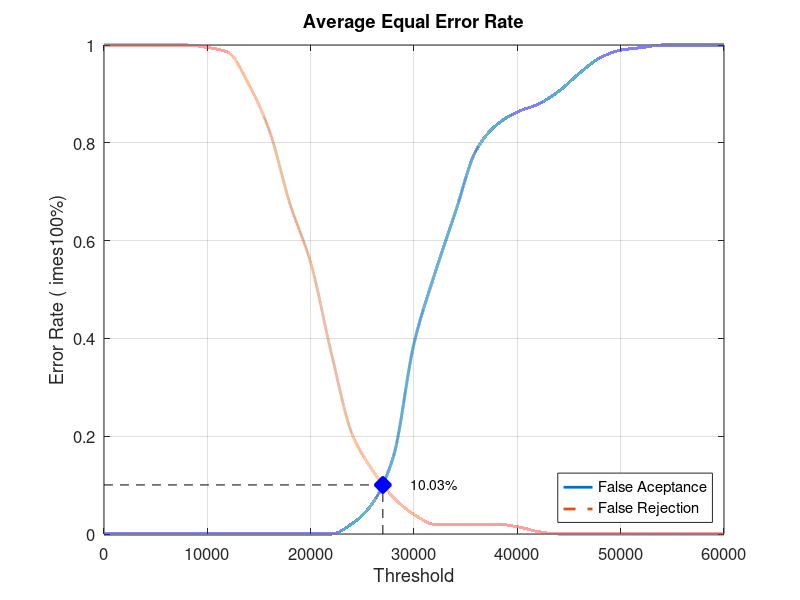
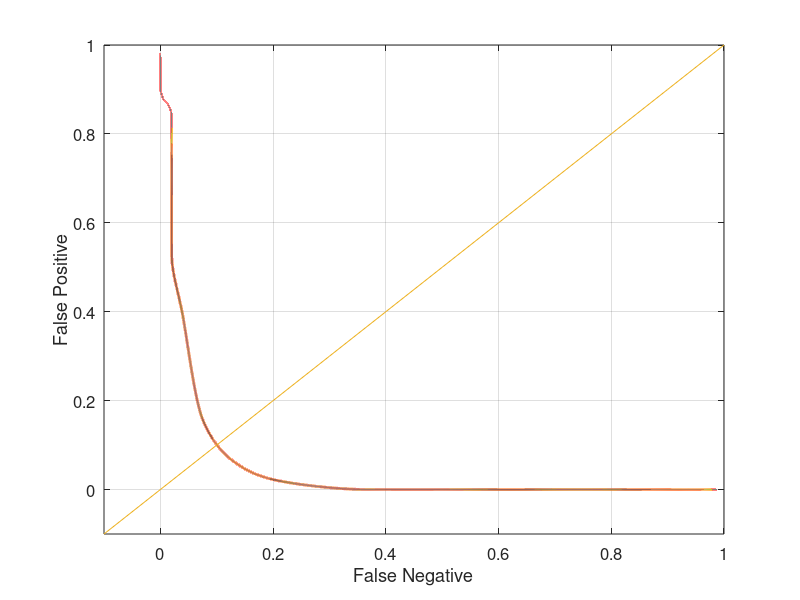

Source code (MATLAB) for these figures, in order:
close all;
clear;
clc;
x = 0:2000:60000;
xq = 0:0.5:60000;

y0 = [0 0 0 0 0 0 0 0 0 0 0 0 0.0210526 0.0631579 0.157895 0.389474 0.531579 0.657895 0.784211 0.836842 0.863158 0.878947 0.905263 0.942105 0.973684 0.989474 0.994737 1 1 1 1]
yy0 = interp1(x, y0, xq, 'pchip');
y1 = [1 1 1 1 1 0.995 0.985 0.92 0.825 0.675 0.555 0.37 0.205 0.13 0.075 0.04 0.02 0.02 0.02 0.02 0.015 0.005 0 0 0 0 0 0 0 0 0]
yy1 = interp1(x, y1, xq, 'pchip');

% Calculating EER: 
y2 = abs(y0 - y1);
find(y2 == min(y2))
yy2 = abs(yy0 - yy1);
xEER = find(yy2 == min(yy2));
xEERIndex = xq(xEER) % X-axis EER
yEER = yy0(xEER) % Y-axis EER

main = figure
plot(xq, yy0,'-','LineWidth', 2);	hold on
plot(xq, yy1,'--','LineWidth', 2);	hold on
plot([xEERIndex xEERIndex], [0 yEER], 'k--');	hold on
plot([0 xEERIndex], [yEER yEER], 'k--');	hold on
plot(xEERIndex, yEER, 'bx', 'LineWidth', 10);	hold on
text(xEERIndex + 10 * xEERIndex / 100, yEER, [num2str(round((10000 * yEER)) / 100) '%'])
legend('False Aceptance', 'False Rejection', 'Location', 'SouthEast')
xlabel('Threshold')
ylabel('Error Rate (	imes100%)')
title('Average Equal Error Rate')
set(gca, 'FontSize', 12)
axis([0 60000 0 1])
grid on

print(main, 'Database3_2Main', '-dpng');
FNRxFPR = figure('Color', [1 1 1]);
plot(yy1, yy0, '-', yy1, yy0, 'LineWidth', 2);
hold on
y = -0.1:0.1:1
plot(y, y); 
set(gca, 'FontSize', 12)
xlabel('False Negative')
ylabel('False Positive')
axis([-0.1 1 -0.1 1])
set(gca, 'FontSize', 12)
grid on

print(FNRxFPR, 'Database3_2FNRxFPR','-dpng');
